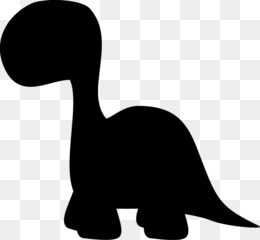
#> input picture Pillow Aula/Atividade/dino.jpg, 260 x 240 px, given in place of bandeira.png, which was not available
$ python 'Att 4.py'
#> lines starting #> are read from the running program, lines starting #| are printed output that depends on the picture; after the words box and inside, x2 and y2 are one past the last pixel; in counts of white or black regions, pixels touching at a corner belong together; pictures that were not available may be replaced by others from this repository, and a replacement may not be noted
from PIL import Image, ImageDraw

im1 = Image.open('bandeira.png')
#> im1 is the input picture: PIL image 260x240 RGB; min 0, max 255, mean 149.2
X, Y = im1.size
#> X = 260; Y = 240
im2 = Image.open('rato.jpeg').resize((Y//2, Y//2))
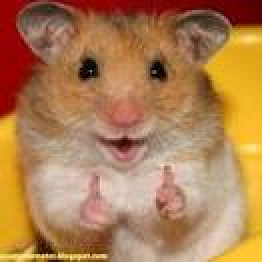
#> input picture Pillow Aula/Atividade/rato.jpeg, 131 x 131 px (shown 2 times larger)
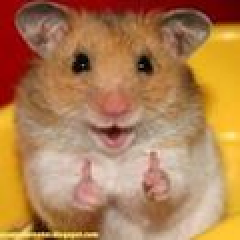
#> im2: PIL image 120x120 RGB (shown 2 times larger); mean R, G, B 175, 126.9, 83.1
x, y = im2.size
#> x = 120; y = 120
mask = Image.new('L', im2.size)
#> mask: PIL image 120x120 L; every value is 0
draw = ImageDraw.Draw(mask)
draw.ellipse((0, 0, x, y), fill=255)
mask.show()
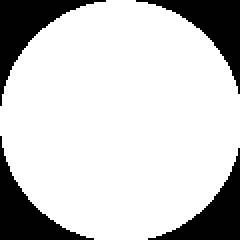
#> shown: PIL image 120x120 L (shown 2 times larger); 79.6% white; 4 black regions, box (x1, y1, x2, y2) and area: (0, 0, 53, 53) 786, (68, 0, 120, 47) 733, (0, 68, 47, 120) 733, (74, 74, 120, 120) 681
im1.paste(im2, (X//2-x//2, Y//2-y//2), mask=mask)
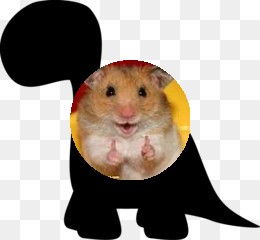
#> im1: PIL image 260x240 RGB; mean R, G, B 165.7, 157.6, 150.3
im1.show()
